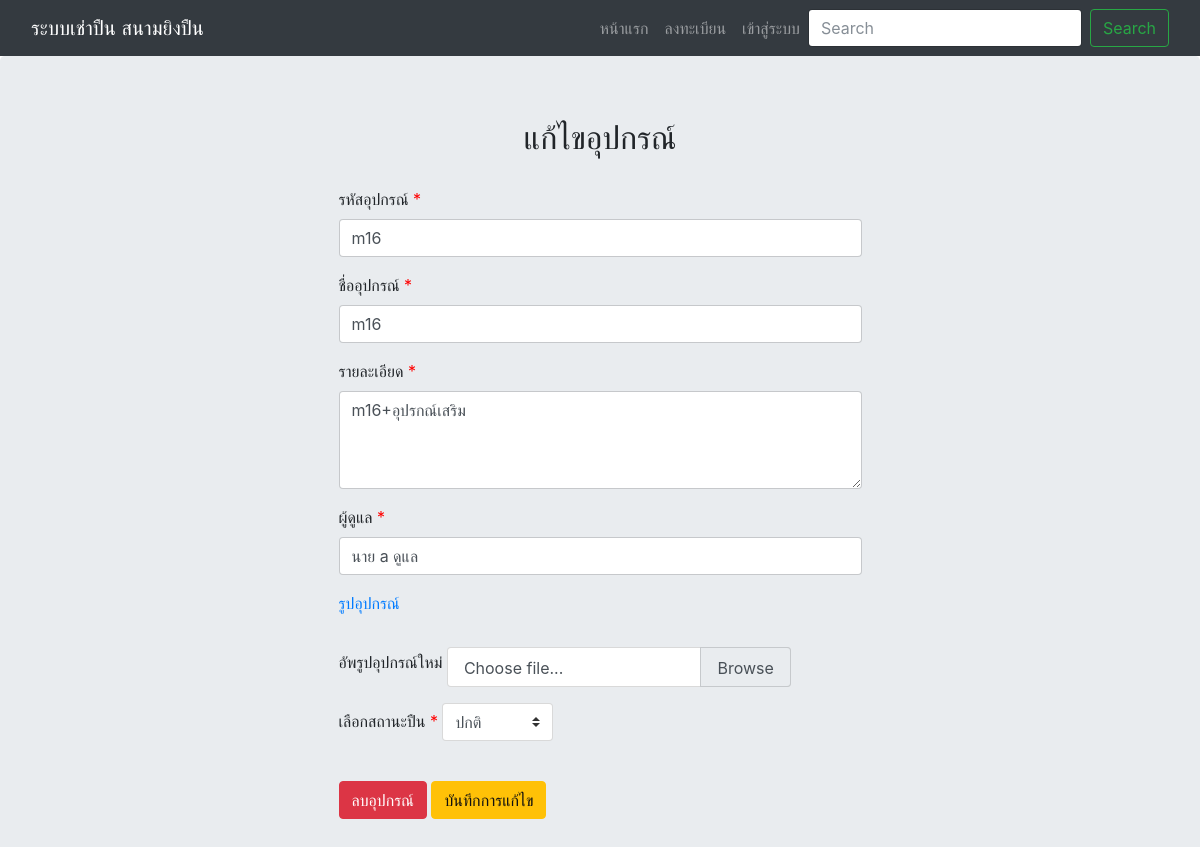
Page /book_update.php?book_id=1 on the committed database.
### tables this page shows
CREATE TABLE `tb_gun` (
  `book_id` int(11) NOT NULL,
  `book_name` varchar(255) NOT NULL,
  `book_detail` varchar(255) NOT NULL,
  `book_user` text NOT NULL,
  `book_techer` varchar(255) NOT NULL,
  `book_year` int(11) NOT NULL,
  `book_date` datetime NOT NULL,
  `book_status` varchar(20) NOT NULL,
  `book_code` varchar(50) NOT NULL
);

### fucntion_query.php (called while the page is built, shortened)
<?php
require_once 'connect_db.php';
function GetBook($id){
	global $conn ;
	$sql ="SELECT * FROM tb_gun WHERE book_id = $id;";
	$result = $conn->query($sql);
	$row = $result->fetch_object();
	return $row;
}

### book_update.php (the view, shortened to what this page needs)
<?php
include "header.php";
include  "fucntion_query.php";
$book_id = $_GET['book_id'];
$book =  GetBook($book_id);
?>
<body>
	<?php include "navbar.php"; ?>
		<div class="jumbotron">
			<div class="row">
				<div class="col col-lg-3">
				</div>
				<div class="col-lg-6 ">
					<h2 class="display-5 text-center">แก้ไขอุปกรณ์</h2>
					<br>
					<form class="container" action="update_book.php" method="post" id="needs-validation" novalidate enctype="multipart/form-data">
						<div class="row">
							<div class="col-md-12 mb-3">
								<label for="validationCustom03">รหัสอุปกรณ์ <span style="color: red"> *</span></label>
								<input type="text" class="form-control" id="validationCustom03" placeholder="รหัสอุปกรณ์" name="book_code" value="<?=$book->book_code?>" required>
							</div>
						</div>
						<div class="row">
							<div class="col-md-12 mb-3">
								<label for="validationCustom04">ชื่ออุปกรณ์<span style="color: red"> *</span></label>
								<input type="text" class="form-control" id="validationCustom04" placeholder="ชื่ออุปกรณ์" name="book_name" value="<?=$book->book_name?>" required>
							</div>
						</div>
						<div class="row">
							<div class="col-md-12 mb-3">
								<label for="validationCustom05">รายละเอียด<span style="color: red"> *</span></label>
								<textarea name="book_user" class="form-control" id="validationCustom05" placeholder="รายละเอียด" required rows="4"><?=$book->book_user?></textarea>
							</div>
						</div>
						<div class="row">
							<div class="col-md-12 mb-3">
								<label for="validationCustom06">ผู้ดูแล<span style="color: red"> *</span></label>
								<input type="text" class="form-control" id="validationCustom06" placeholder="อ.ผู้ดูแล" name="book_techer"  value="<?=$book->book_techer?>" required>
							</div>
						</div>
                       <?php if($book->book_detail != ''){?>
						<div class="row">
							<div class="col-md-12 mb-3">
								<a href="<?=$book->book_detail?>" target="_blank"><p>รูปอุปกรณ์</p></a>
							</div>
						</div>
						<?php }?>
						<div class="row">
							<div class="col-md-12 mb-3">
								<label for="validationCustom06">อัพรูปอุปกรณ์ใหม่</label>
								<label class="custom-file">
									<span class="custom-file-control"></span>
								</label>
							</div>
						</div>
						<div class="row">
							<div class="col-md-12 mb-3">
								<label for="validationCustom07">เลือกสถานะปืน<span style="color: red"> *</span></label>
								<select class="custom-select" name="book_status" id="validationCustom07" required>
									<option  value="ปกติ" <?=$book->book_status=='ปกติ' ? 'selected' : '';?>>ปกติ</option>
								</select>
							</div>
						</div>
						<br>
						<div class="row">
							<div class="col-md-6 mb-3">
								<a href="delete_book.php?id=<?=$book_id?>" onclick="return checkDelete()"><button class="btn btn-danger" type="button">ลบอุปกรณ์</button></a>
								<button class="btn btn-warning" type="submit" onclick="myFunction()">บันทึกการแก้ไข</button>
							</div>
						</div>
					</form>
      </div>
  </div>
</div>
</body>
</html>

### header.php (style rules this page uses)
body { padding-top: 54px; }
@media (min-width: 992px) { body { padding-top: 56px; } }

### rows in the picture
tb_gun: book_code "m16", book_name "m16", book_user "m16+อุปรกณ์เสริม", book_techer "นาย a ดูแล", book_status "ปกติ"
